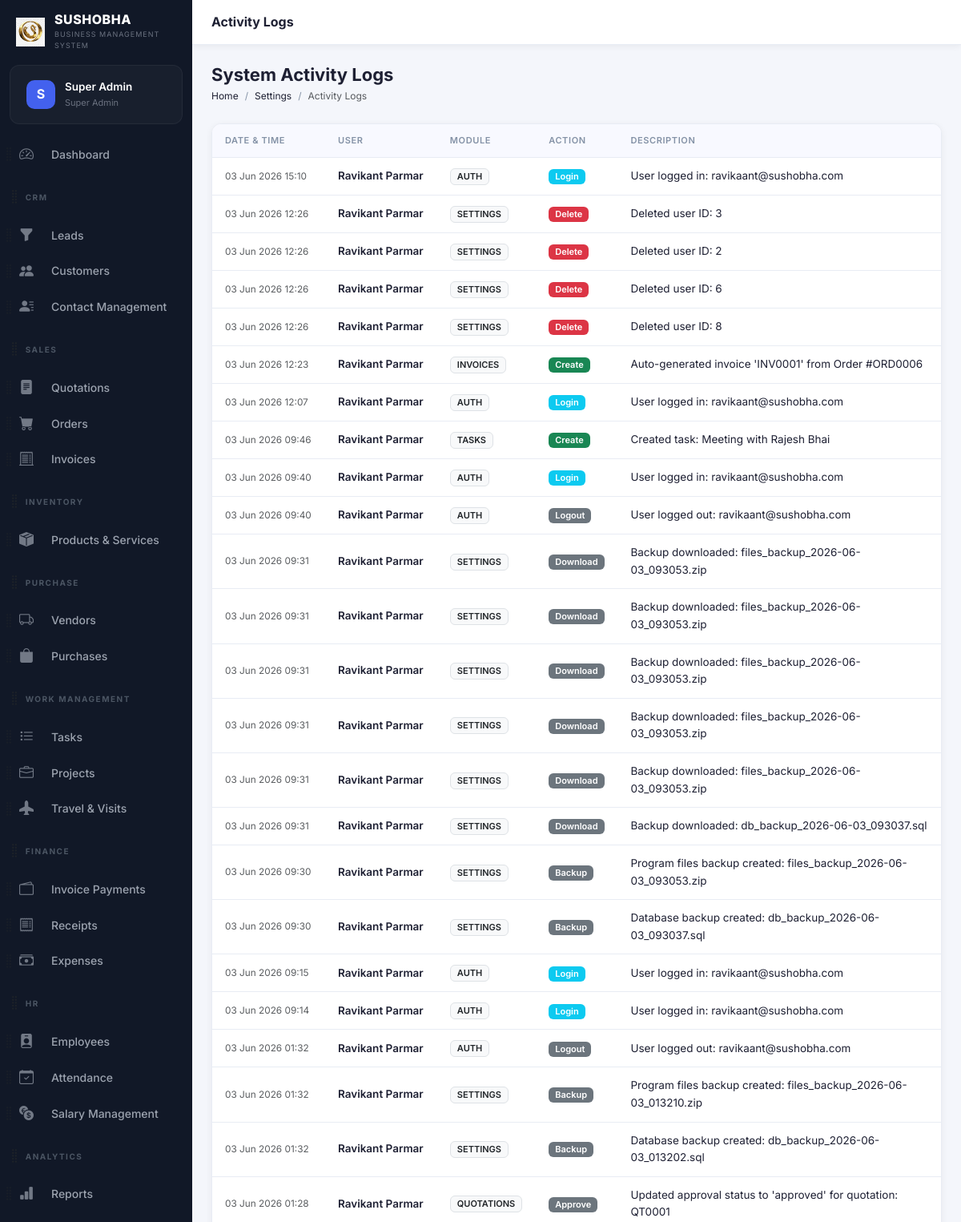
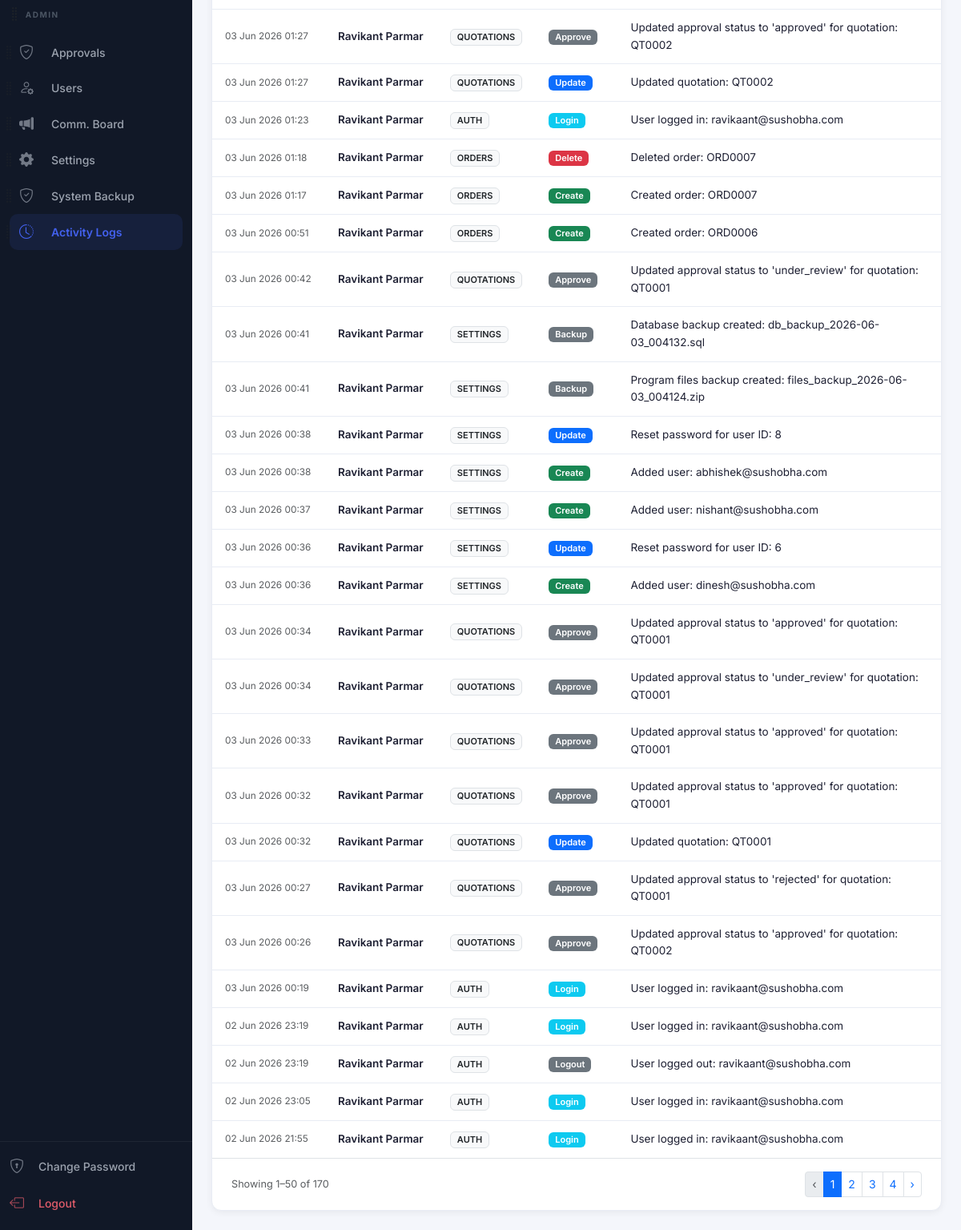
Before: /modules/settings/activity-logs.php (signed in) with the older database file (2 pictures, top to bottom).
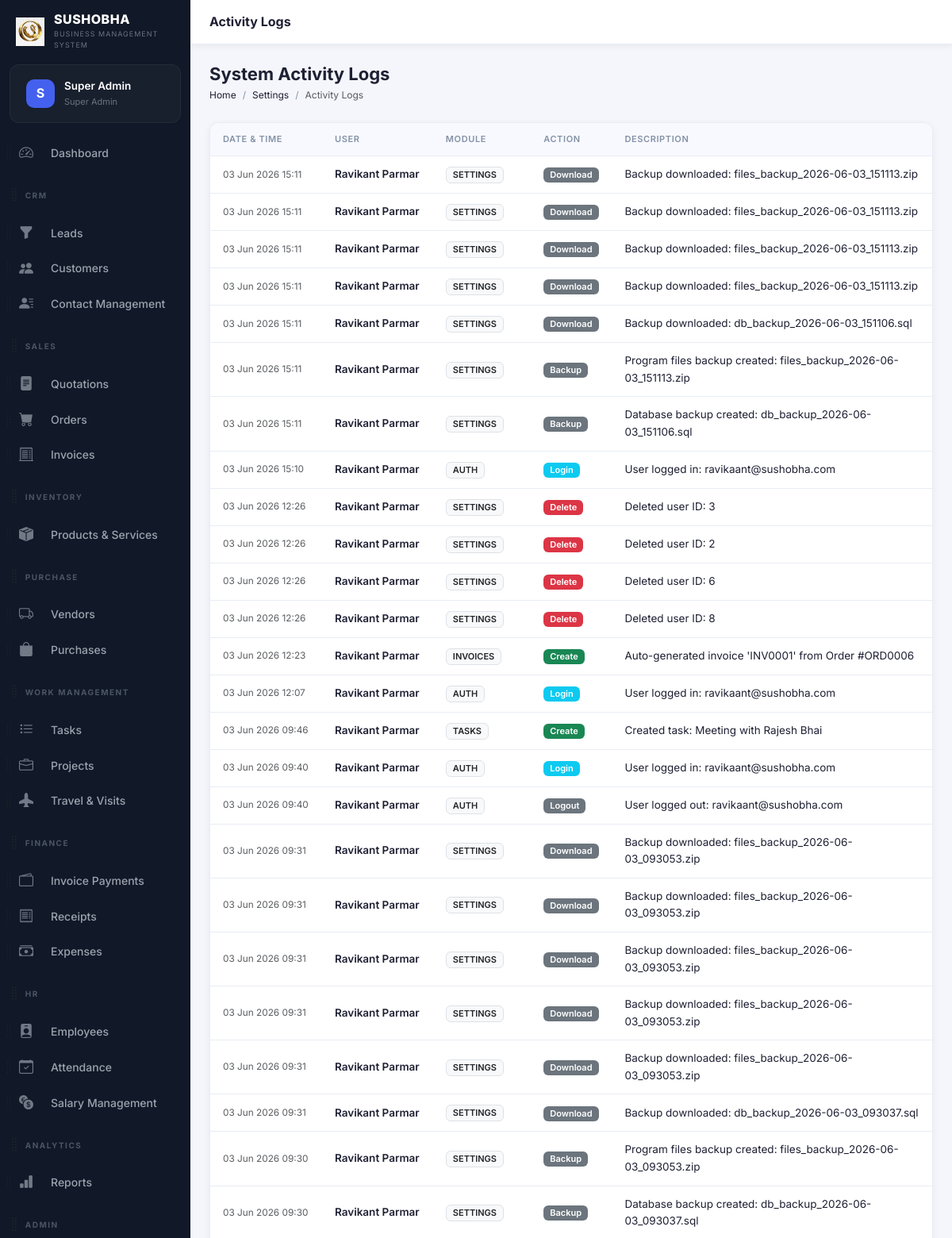
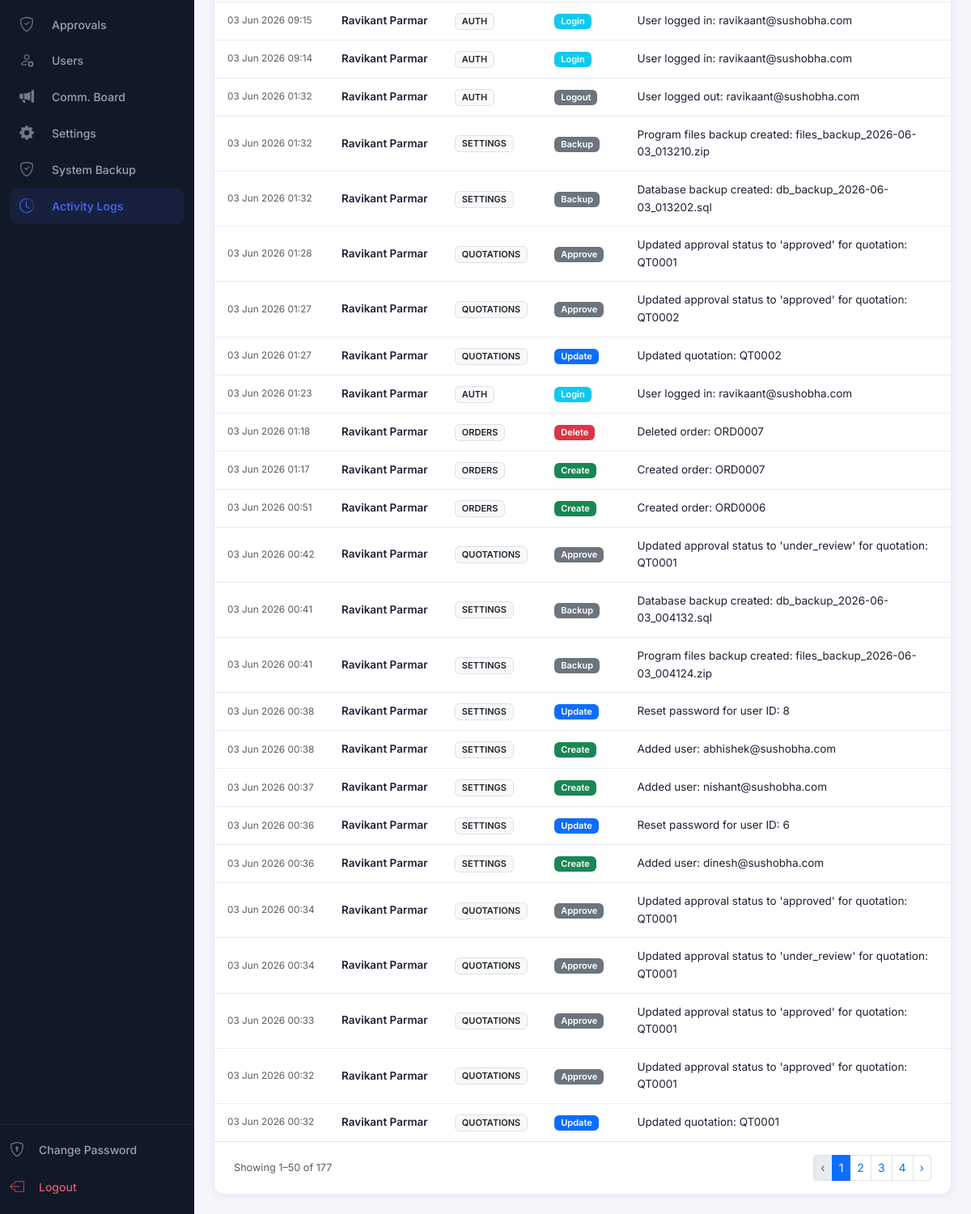
After: the same page with the newer database file (2 pictures, top to bottom).
### tables this page shows
CREATE TABLE `activity_logs` (
  `id` int(10) unsigned NOT NULL AUTO_INCREMENT,
  `user_id` int(10) unsigned DEFAULT NULL,
  `module` varchar(50) DEFAULT NULL,
  `action` varchar(50) DEFAULT NULL,
  `description` text DEFAULT NULL,
  `record_id` int(10) unsigned DEFAULT NULL,
  `ip_address` varchar(45) DEFAULT NULL,
  `user_agent` varchar(255) DEFAULT NULL,
  `created_at` timestamp NOT NULL DEFAULT current_timestamp(),
  PRIMARY KEY (`id`),
  KEY `user_id` (`user_id`),
  KEY `idx_log_module` (`module`),
  KEY `idx_log_created` (`created_at`),
  CONSTRAINT `activity_logs_ibfk_1` FOREIGN KEY (`user_id`) REFERENCES `users` (`id`) ON DELETE SET NULL
);

CREATE TABLE `users` (
  `id` int(10) unsigned NOT NULL AUTO_INCREMENT,
  `role_id` int(10) unsigned NOT NULL DEFAULT 5,
  `name` varchar(100) NOT NULL,
  `email` varchar(150) NOT NULL,
  `password` varchar(255) NOT NULL,
  `phone` varchar(20) DEFAULT NULL,
  `avatar` varchar(255) DEFAULT NULL,
  `is_active` tinyint(1) NOT NULL DEFAULT 1,
  `remember_token` varchar(100) DEFAULT NULL,
  `reset_token` varchar(100) DEFAULT NULL,
  `reset_token_expires` datetime DEFAULT NULL,
  `last_login` datetime DEFAULT NULL,
  `login_attempts` int(11) DEFAULT 0,
  `locked_until` datetime DEFAULT NULL,
  `created_at` timestamp NOT NULL DEFAULT current_timestamp(),
  `updated_at` timestamp NOT NULL DEFAULT current_timestamp() ON UPDATE current_timestamp(),
  `access_rights` text DEFAULT NULL,
  PRIMARY KEY (`id`),
  UNIQUE KEY `email` (`email`),
  KEY `role_id` (`role_id`),
  CONSTRAINT `users_ibfk_1` FOREIGN KEY (`role_id`) REFERENCES `roles` (`id`)
);

### config/db.php (called while the page is built, shortened)
<?php
class Database {
    private static ?PDO $instance = null;
    public static function getInstance(): PDO {
        if (self::$instance === null) {
            $host   = 'localhost';
            $dbname = 'sushobha_crm';
            $user   = 'root';
            $pass   = '';
            $charset = 'utf8mb4';
            $dsn = "mysql:host={$host};dbname={$dbname};charset={$charset}";
            $options = [
                PDO::ATTR_ERRMODE            => PDO::ERRMODE_EXCEPTION,
                PDO::ATTR_DEFAULT_FETCH_MODE => PDO::FETCH_ASSOC,
                PDO::ATTR_EMULATE_PREPARES   => false,
            ];
            try {
                self::$instance = new PDO($dsn, $user, $pass, $options);
            } catch (PDOException $e) {
                die(json_encode(['error' => 'Database connection failed: ' . $e->getMessage()]));
            }
        }
        return self::$instance;
    }
}
function db(): PDO {
    return Database::getInstance();
}

### modules/settings/activity-logs.php (the view, shortened to what the changed rows need)
<?php
require_once __DIR__ . '/../../config/db.php';
require_once __DIR__ . '/../../includes/functions.php';
$page   = max(1,(int)($_GET['page'] ?? 1));
$per    = 50;
$total = db()->query("SELECT COUNT(*) FROM activity_logs")->fetchColumn();
$pag = paginate($total, $per, $page, BASE_URL.'/modules/settings/activity-logs.php?');
$stmt = db()->prepare("SELECT a.*, u.name AS user_name FROM activity_logs a LEFT JOIN users u ON a.user_id = u.id ORDER BY a.created_at DESC LIMIT $per OFFSET {$pag['offset']}");
$stmt->execute();
$logs = $stmt->fetchAll();
include __DIR__ . '/../../includes/header.php';
?>
<?php include __DIR__ . '/../../includes/sidebar.php'; ?>
<div class="main-content">
<div class="page-content">
<div class="page-header">
  <div class="page-header-left"><h1>System Activity Logs</h1>
  </div>
</div>
<div class="table-wrapper">
  <div class="table-responsive">
    <table class="table crm-table align-middle mb-0">
      <thead><tr><th>Date & Time</th><th>User</th><th>Module</th><th>Action</th><th>Description</th></tr></thead>
      <tbody>
        <?php if(empty($logs)): ?>
          <tr><td colspan="5"><div class="empty-state"><p>No logs found</p></div></td></tr>
        <?php else: foreach($logs as $log): ?>
        <tr>
          <td class="text-nowrap text-muted small"><?= date('d M Y H:i', strtotime($log['created_at'])) ?></td>
          <td class="fw-semibold"><?= e($log['user_name'] ?: 'System') ?></td>
          <td><span class="badge bg-light text-dark border text-uppercase"><?= e($log['module']) ?></span></td>
          <td>
            <?php
            $actionClass = 'bg-secondary';
            if ($log['action'] === 'create') $actionClass = 'bg-success';
            if ($log['action'] === 'update') $actionClass = 'bg-primary';
            if ($log['action'] === 'delete') $actionClass = 'bg-danger';
            if ($log['action'] === 'login') $actionClass = 'bg-info';
            ?>
            <span class="badge <?= $actionClass ?>"><?= ucfirst($log['action']) ?></span>
          </td>
          <td class="text-wrap" style="max-width: 400px;"><?= e($log['description']) ?></td>
        </tr>
        <?php endforeach; endif; ?>
      </tbody>
    </table>
  </div>
  <?php if($pag['total_pages']>1): ?>
  <div class="d-flex justify-content-between align-items-center px-4 py-3 border-top">
    <small class="text-muted">Showing <?= $pag['offset']+1 ?>–<?= min($pag['offset']+$per,$total) ?> of <?= $total ?></small>
    <?= paginationHtml($pag) ?>
  </div>
  <?php endif; ?>
</div>
</div></div>
<?php include __DIR__ . '/../../includes/footer.php'; ?>

### includes/sidebar.php (shortened to what the changed rows need)
<?php
function isActive(string $path): string {
    return strpos($_SERVER['PHP_SELF'], $path) !== false ? 'active' : '';
}
?>
<nav class="sidebar" id="sidebar">
  <div class="sidebar-menu" id="sortableSidebar">
    <?php
    if (isAdmin()) {
        $defaultMenu[] = ['type' => 'header', 'id' => 'h_admin', 'label' => 'Admin'];
        $defaultMenu[] = ['type' => 'link', 'id' => 'approvals', 'url' => '/modules/approvals/index.php', 'icon' => 'bi-shield-check', 'label' => 'Approvals', 'match' => '/approvals/'];
        $defaultMenu[] = ['type' => 'link', 'id' => 'users', 'url' => '/modules/settings/users.php', 'icon' => 'bi-person-gear', 'label' => 'Users', 'match' => '/settings/users'];
        $defaultMenu[] = ['type' => 'link', 'id' => 'announcements', 'url' => '/modules/settings/announcements.php', 'icon' => 'bi-megaphone-fill', 'label' => 'Comm. Board', 'match' => '/settings/announcements'];
        $defaultMenu[] = ['type' => 'link', 'id' => 'settings', 'url' => '/modules/settings/index.php', 'icon' => 'bi-gear-fill', 'label' => 'Settings', 'match' => '/settings/index'];
        $defaultMenu[] = ['type' => 'link', 'id' => 'backup', 'url' => '/modules/settings/backup.php', 'icon' => 'bi-shield-check', 'label' => 'System Backup', 'match' => '/settings/backup'];
        $defaultMenu[] = ['type' => 'link', 'id' => 'activity_logs', 'url' => '/modules/settings/activity-logs.php', 'icon' => 'bi-clock-history', 'label' => 'Activity Logs', 'match' => '/activity-logs'];
    }
    $menuDict = [];
    foreach ($defaultMenu as $item) {
        $menuDict[$item['id']] = $item;
    }
    $userId = $_SESSION['user_id'] ?? 0;
    $stmt = db()->prepare("SELECT preference_value FROM user_preferences WHERE user_id = ? AND preference_key = 'sidebar_order'");
    $stmt->execute([$userId]);
    $savedOrderJson = $stmt->fetchColumn();
    $savedOrder = $savedOrderJson ? json_decode($savedOrderJson, true) : null;
    $menu = [];
    if ($savedOrder && is_array($savedOrder)) {
        foreach ($savedOrder as $id) {
            if (isset($menuDict[$id])) {
                $menu[] = $menuDict[$id];
                unset($menuDict[$id]);
            }
        }
        foreach ($menuDict as $item) {
            $menu[] = $item;
        }
    } else {
        $menu = $defaultMenu;
    }
    foreach ($menu as $item):
    ?>
      <div class="sidebar-sortable-item" data-id="<?= e($item['id']) ?>">
        <?php if ($item['type'] === 'header'): ?>
          <div class="menu-section-title d-flex align-items-center" style="margin-top: 15px;">
            <i class="bi bi-grip-vertical text-muted drag-handle" style="font-size: 1.2rem; cursor: grab; margin-left: -15px; margin-right: 2px;" title="Drag to reorder"></i>
            <span><?= e($item['label']) ?></span>
          </div>
        <?php else: ?>
          <div class="d-flex align-items-center position-relative">
            <i class="bi bi-grip-vertical text-muted drag-handle" style="font-size: 1.2rem; cursor: grab; opacity: 0.6; position: absolute; left: -15px; z-index: 10; padding: 10px 5px;" title="Drag to reorder"></i>
            <a href="<?= BASE_URL . $item['url'] ?>" class="menu-item flex-grow-1 mb-0 <?= isActive($item['match']) ?>">
              <i class="bi <?= $item['icon'] ?>"></i><span class="ms-1"><?= e($item['label']) ?></span>
            </a>
          </div>
        <?php endif; ?>
      </div>
    <?php endforeach; ?>
  </div>
</nav>

### includes/functions.php (shortened to what the changed rows need)
<?php
require_once __DIR__ . '/../config/db.php';
function e(?string $str): string {
    return htmlspecialchars($str ?? '', ENT_QUOTES | ENT_HTML5, 'UTF-8');
}
function paginate(int $total, int $perPage, int $currentPage, string $url): array {
    $totalPages = max(1, (int)ceil($total / $perPage));
    $currentPage = max(1, min($currentPage, $totalPages));
    $offset = ($currentPage - 1) * $perPage;
    return ['total'=>$total,'per_page'=>$perPage,'current'=>$currentPage,'total_pages'=>$totalPages,'offset'=>$offset,'url'=>$url];
}
function paginationHtml(array $p): string {
    $html = '<nav><ul class="pagination pagination-sm mb-0">';
    $html .= '<li class="page-item' . ($p['current']<=1?' disabled':'') . '"><a class="page-link" href="' . $p['url'] . '&page=' . ($p['current']-1) . '">‹</a></li>';
    $start = max(1, $p['current']-2);
    $end   = min($p['total_pages'], $p['current']+2);
    for ($i=$start; $i<=$end; $i++) {
        $html .= '<li class="page-item' . ($i==$p['current']?' active':'') . '"><a class="page-link" href="' . $p['url'] . '&page=' . $i . '">' . $i . '</a></li>';
    }
    if ($end < $p['total_pages']) $html .= ($end<$p['total_pages']-1?'<li class="page-item disabled"><span class="page-link">…</span></li>':'') . '<li class="page-item"><a class="page-link" href="' . $p['url'] . '&page=' . $p['total_pages'] . '">' . $p['total_pages'] . '</a></li>';
    $html .= '<li class="page-item' . ($p['current']>=$p['total_pages']?' disabled':'') . '"><a class="page-link" href="' . $p['url'] . '&page=' . ($p['current']+1) . '">›</a></li>';
    $html .= '</ul></nav>';
    return $html;
}

Changed rows visible on the page:
no longer on this page (row unchanged): activity_logs: created_at "03 Jun 2026 00:27", user.name "Ravikant Parmar", module "QUOTATIONS", action "Approve", description "Updated approval status to 'rejected' for quotation: QT0001"
no longer on this page (row unchanged): activity_logs: created_at "03 Jun 2026 00:26", user.name "Ravikant Parmar", module "QUOTATIONS", action "Approve", description "Updated approval status to 'approved' for quotation: QT0002"
no longer on this page (row unchanged): activity_logs: created_at "03 Jun 2026 00:19", user.name "Ravikant Parmar", module "AUTH", action "Login", description "User logged in: ravikaant@sushobha.com"
no longer on this page (row unchanged): activity_logs: created_at "02 Jun 2026 23:19", user.name "Ravikant Parmar", module "AUTH", action "Login", description "User logged in: ravikaant@sushobha.com"
no longer on this page (row unchanged): activity_logs: created_at "02 Jun 2026 23:19", user.name "Ravikant Parmar", module "AUTH", action "Logout", description "User logged out: ravikaant@sushobha.com"
no longer on this page (row unchanged): activity_logs: created_at "02 Jun 2026 23:05", user.name "Ravikant Parmar", module "AUTH", action "Login", description "User logged in: ravikaant@sushobha.com"
no longer on this page (row unchanged): activity_logs: created_at "02 Jun 2026 21:55", user.name "Ravikant Parmar", module "AUTH", action "Login", description "User logged in: ravikaant@sushobha.com"
added activity_logs: created_at "03 Jun 2026 15:11", user.name "Ravikant Parmar", module "SETTINGS", action "Download", description "Backup downloaded: files_backup_2026-06-03_151113.zip"
added activity_logs: created_at "03 Jun 2026 15:11", user.name "Ravikant Parmar", module "SETTINGS", action "Download", description "Backup downloaded: files_backup_2026-06-03_151113.zip"
added activity_logs: created_at "03 Jun 2026 15:11", user.name "Ravikant Parmar", module "SETTINGS", action "Download", description "Backup downloaded: files_backup_2026-06-03_151113.zip"
added activity_logs: created_at "03 Jun 2026 15:11", user.name "Ravikant Parmar", module "SETTINGS", action "Download", description "Backup downloaded: files_backup_2026-06-03_151113.zip"
added activity_logs: created_at "03 Jun 2026 15:11", user.name "Ravikant Parmar", module "SETTINGS", action "Download", description "Backup downloaded: db_backup_2026-06-03_151106.sql"
added activity_logs: created_at "03 Jun 2026 15:11", user.name "Ravikant Parmar", module "SETTINGS", action "Backup", description "Program files backup created: files_backup_2026-06-03_151113.zip"
added activity_logs: created_at "03 Jun 2026 15:11", user.name "Ravikant Parmar", module "SETTINGS", action "Backup", description "Database backup created: db_backup_2026-06-03_151106.sql"
Other visible differences:
$total: "170" → "177"
